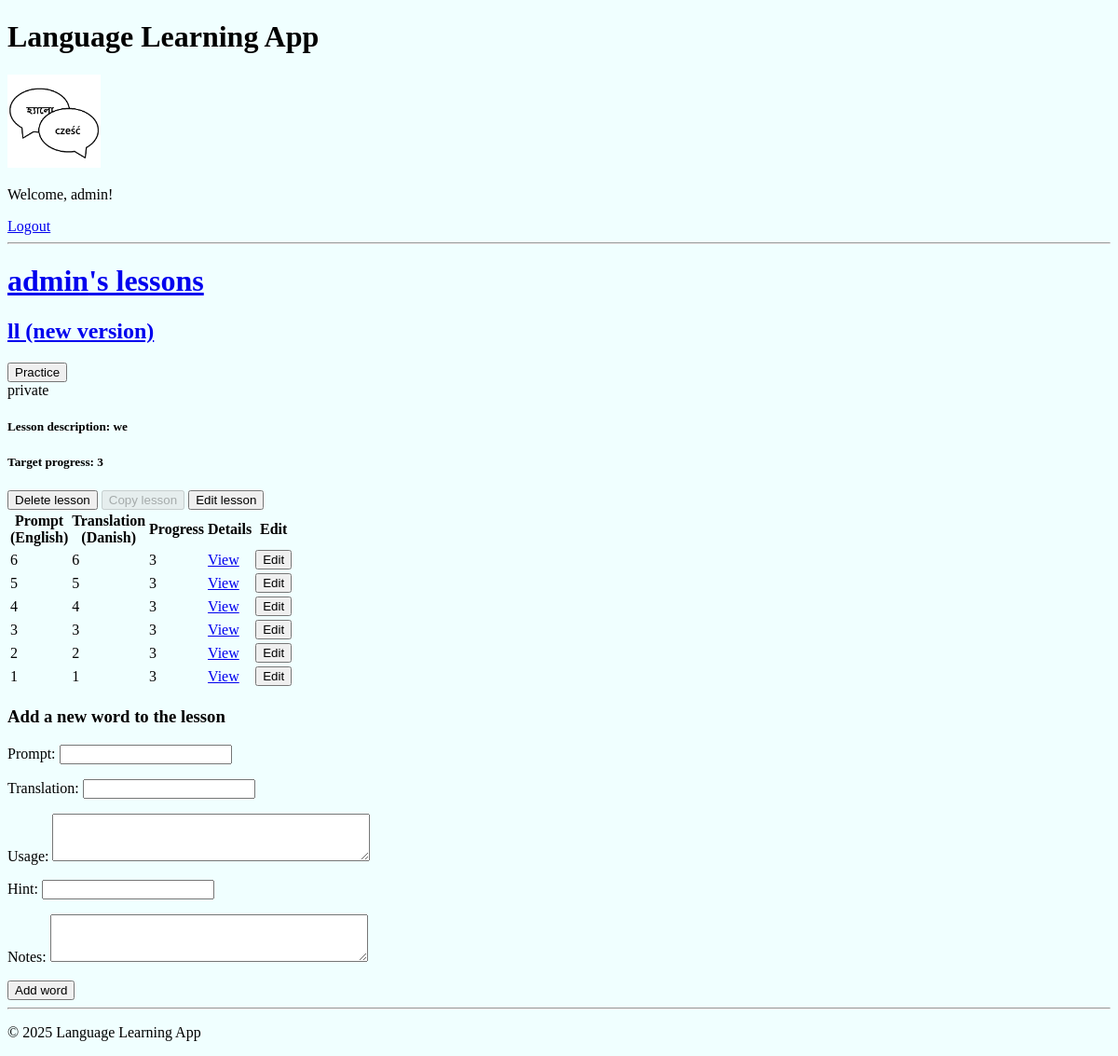
The app's page /my-lesson-details/90/ (signed in), older data.
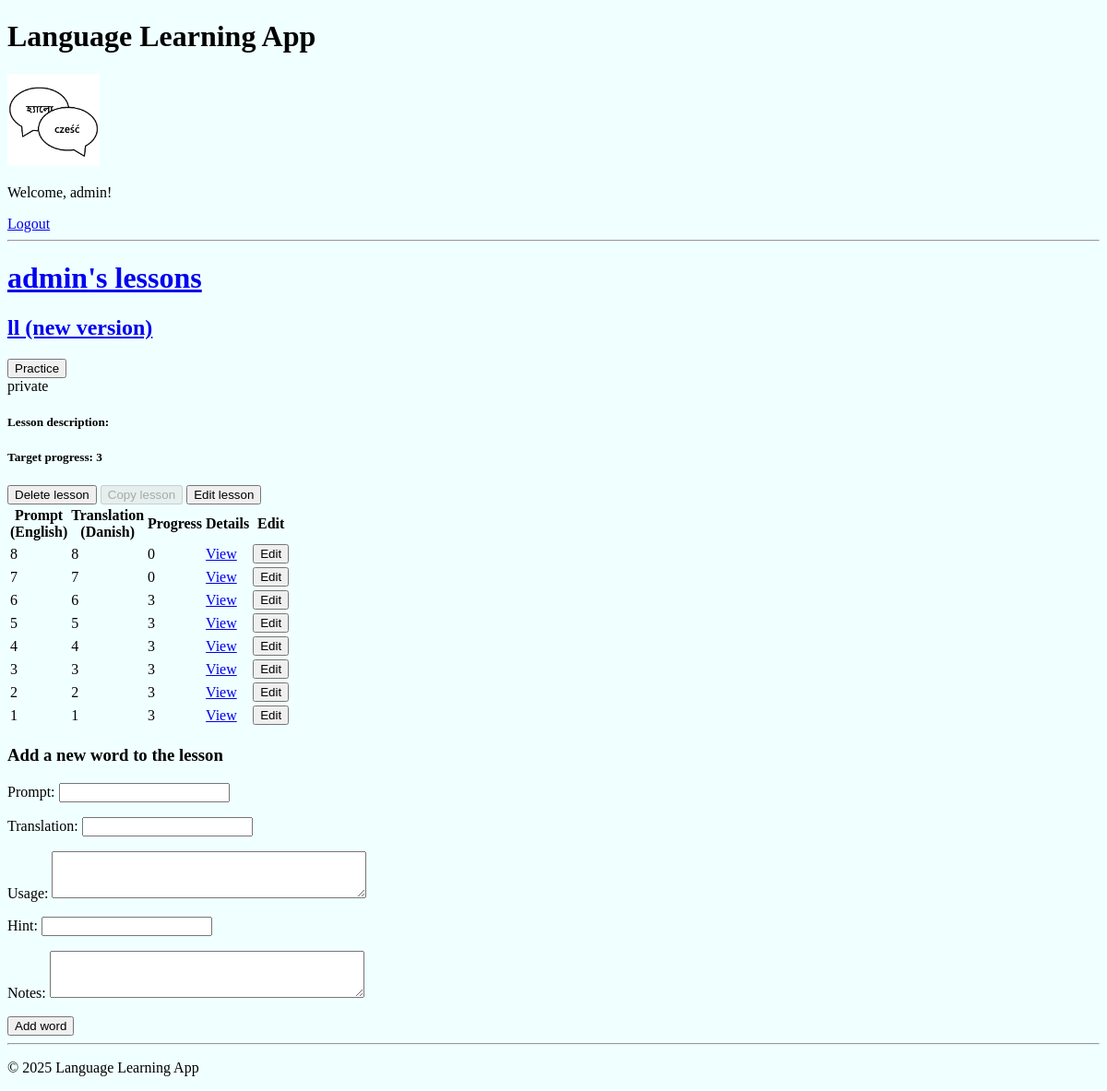
The same page, newer data.
### base/models.py (models this page shows, shortened)
class UserLesson(models.Model):
    user = models.ForeignKey(User, on_delete=models.CASCADE)
    lesson = models.ForeignKey(Lesson, on_delete=models.CASCADE)
    target_progress = models.PositiveIntegerField(
        default=3, validators=[MinValueValidator(1)]
    )
    practice_window = models.PositiveIntegerField(
        default=10, validators=[MinValueValidator(1)]
    )
    class Meta:
        unique_together = ("user", "lesson")

class Lesson(models.Model):
    title = models.CharField(max_length=255)
    description = models.TextField(
        blank=True, help_text="Brief description of the lesson."
    )
    prompt_language = models.ForeignKey(
        Language, on_delete=models.CASCADE, related_name="prompt_lessons"
    )
    translation_language = models.ForeignKey(
        Language, on_delete=models.CASCADE, related_name="translation_lessons"
    )
    author = models.ForeignKey(
        User,
        on_delete=models.CASCADE,
        related_name="authored_lessons",
    )
    changes_log = models.TextField(
        blank=True, help_text="Log of changes made to this lesson."
    )
    access_type = models.ForeignKey(AccessType, on_delete=models.PROTECT, default=1)
    original_lesson = models.ForeignKey(
        "self", null=True, blank=True, on_delete=models.SET_NULL
    )
    updated = models.DateTimeField(auto_now=True)
    created = models.DateTimeField(auto_now_add=True)

class UserWord(models.Model):
    user_lesson = models.ForeignKey(
        UserLesson,
        on_delete=models.CASCADE,
        related_name="user_words",
    )
    word = models.ForeignKey(Word, on_delete=models.CASCADE)
    current_progress = models.PositiveIntegerField(default=0)
    notes = models.TextField(blank=True)
    class Meta:
        unique_together = ("user_lesson", "word")

class Word(models.Model):
    lesson = models.ForeignKey(Lesson, on_delete=models.CASCADE, related_name="words")
    prompt = models.CharField(max_length=255)
    translation = models.CharField(max_length=255)
    usage = models.TextField(blank=True)
    hint = models.CharField(max_length=255, blank=True)
    updated = models.DateTimeField(auto_now=True)
    created = models.DateTimeField(auto_now_add=True)

class AccessType(models.Model):
    ACCESS_CHOICES = [
        ("private", "Private"),
        ("readonly", "Read-Only"),
        ("write", "Writable"),
    ]
    name = models.CharField(max_length=20, choices=ACCESS_CHOICES, unique=True)

class Language(models.Model):
    name = models.CharField(max_length=50, unique=True)
    def __str__(self):
        return self.name

### base/views.py (the view)
@login_required(login_url="login")
def myLessonDetails(request, my_lesson_id):
    myLesson = UserLesson.objects.filter(id=my_lesson_id).first()
    if not myLesson:
        return HttpResponse("You do not have this lesson.")
    if request.user.id != myLesson.user.id and request.user.is_superuser == False:
        return HttpResponse("You are not allowed here!")
    lesson_words = myLesson.lesson.words.all()
    existing_userword_word_ids = set(
        UserWord.objects.filter(user_lesson=myLesson).values_list("word_id", flat=True)
    )
    missing_words = [w for w in lesson_words if w.id not in existing_userword_word_ids]
    for word in missing_words:
        UserWord.objects.create(
            user_lesson=myLesson, word=word, current_progress=0, notes=""
        )
    myWords = UserWord.objects.filter(user_lesson=myLesson).order_by("-id")
    is_author = myLesson.lesson.author == request.user
    is_private = myLesson.lesson.access_type.name == "private"
    if request.user == myLesson.lesson.author or myLesson.lesson.access_type.name in [
        "write"
    ]:
        can_edit = True
    else:
        can_edit = False
    userWordForm = UserWordForm()
    if can_edit:
        if request.method == "POST":
            userWordForm = UserWordForm(request.POST)
            if userWordForm.is_valid():
                word_data = userWordForm.cleaned_data.get("word")
                prompt = (
                    word_data.prompt
                    if word_data
                    else userWordForm.cleaned_data.get("prompt")
                )
                translation = (
                    word_data.translation
                    if word_data
                    else userWordForm.cleaned_data.get("translation")
                )
                usage = (
                    word_data.usage
                    if word_data
                    else userWordForm.cleaned_data.get("usage")
                )
                hint = (
                    word_data.hint
                    if word_data
                    else userWordForm.cleaned_data.get("hint")
                )
                if Word.objects.filter(prompt=prompt, lesson=myLesson.lesson).exists():
                    messages.error(request, "This word already exists in the lesson.")
                    return redirect("my-lesson-details", my_lesson_id=myLesson.id)
                new_word = Word(
                    prompt=prompt,
                    translation=translation,
                    usage=usage,
                    hint=hint,
                    lesson=myLesson.lesson,
                )
                new_word.save()
                UserWord.objects.create(
                    user_lesson=myLesson,
                    word=new_word,
                    current_progress=0,
                    notes=userWordForm.cleaned_data.get("notes", ""),
                )
                myLesson.lesson.updated = (
                    new_word.updated
                )  # Update lesson's updated time
                myLesson.lesson.changes_log = (
                    (
                        myLesson.lesson.changes_log + "\n"
                        if myLesson.lesson.changes_log
                        else ""
                    )
                    + f"{timezone.now()} Word '{new_word.prompt}' added by {request.user.username}"
                )
                myLesson.lesson.save()  # Save the lesson to update the timestamp
                messages.success(request, "Word created successfully!")
                return redirect("my-lesson-details", my_lesson_id=myLesson.id)
    context = {
        "my_lesson": myLesson,
        "my_words": myWords,
        "word_form": userWordForm,
        "can_edit": can_edit,
        "is_private": is_private,
        "is_author": is_author,
    }
    return render(request, "base/my_lesson_details.html", context)

### base/templates/base/my_lesson_details.html (shortened to what this page needs)
{% extends "main.html" %}
{% block content %}
<h1><a href="{% url 'my-lessons' my_lesson.user.id %}">{{my_lesson.user.username}}'s lessons</a></h1>
<h2><a href="{% url 'my-lesson-details' my_lesson.id %}">{{ my_lesson.lesson.title }}</a></h2>
<a href="{% url 'start-practice' my_lesson.id %}"><button>Practice</button></a>
<br>
{{ my_lesson.lesson.access_type.name}}
<h5>Lesson description: {{ my_lesson.lesson.description }}</h5>
<h5>Target progress: {{ my_lesson.target_progress }}</h5>
<form action="{% url 'delete-my-lesson' my_lesson.id %}" method="get" style="display:inline;">
    <button type="submit">Delete lesson</button>
</form>
<form action="{% url 'copy-lesson' my_lesson.id %}" method="get" style="display:inline;">
    <button type="submit" {% if is_private %}disabled{% endif %}>Copy lesson</button>
</form>
<form action="{% url 'edit-lesson' my_lesson.id %}" method="get" style="display:inline;">
    <button type="submit"  {% if not is_author %}disabled{% endif %}>Edit lesson</button>
</form>
<div class="my-lesson-container">
    <table>
        <thead>
            <tr>
                <th>Prompt <br>({{my_lesson.lesson.prompt_language}})</th>
                <th>Translation <br> ({{my_lesson.lesson.translation_language}})</th>
                <th>Progress</th>
                <th>Details</th>
                <th>Edit</th>
            </tr>
        </thead>
        <tbody>
            {% for my_word in my_words %}
            <tr>
                <td>{{ my_word.word.prompt }}</td>
                <td>{{ my_word.word.translation }}</td>
                <td>{{ my_word.current_progress }}</td>
                <td>
                    <a href="{% url 'my-word-details' my_word.id %}">View</a>
                </td>
                <td>
                    <form action="{% url 'edit-word' my_word.id %}" method="get">
                        <button type="submit" {% if not can_edit %}disabled{% endif %}>Edit</button>
                    </form>
                </td>
            </tr>
            {% endfor %}
        </tbody>
    </table>
    {% if can_edit %}
    <div>
    <h3>Add a new word to the lesson</h3>
    <form method="POST" action="">
        {{ word_form.as_p }}
        <input type="submit" value="Add word" />
    </form>
    </div>
    {% endif %}
</div>
{% endblock content %}

Row changes from the older to the newer data that the page shows:
changed through a linked row, UserLesson "admin": lesson.description "we" → (not shown)
added UserWord: word.prompt "8", word.translation "8", current_progress "0"
added UserWord: word.prompt "7", word.translation "7", current_progress "0"
